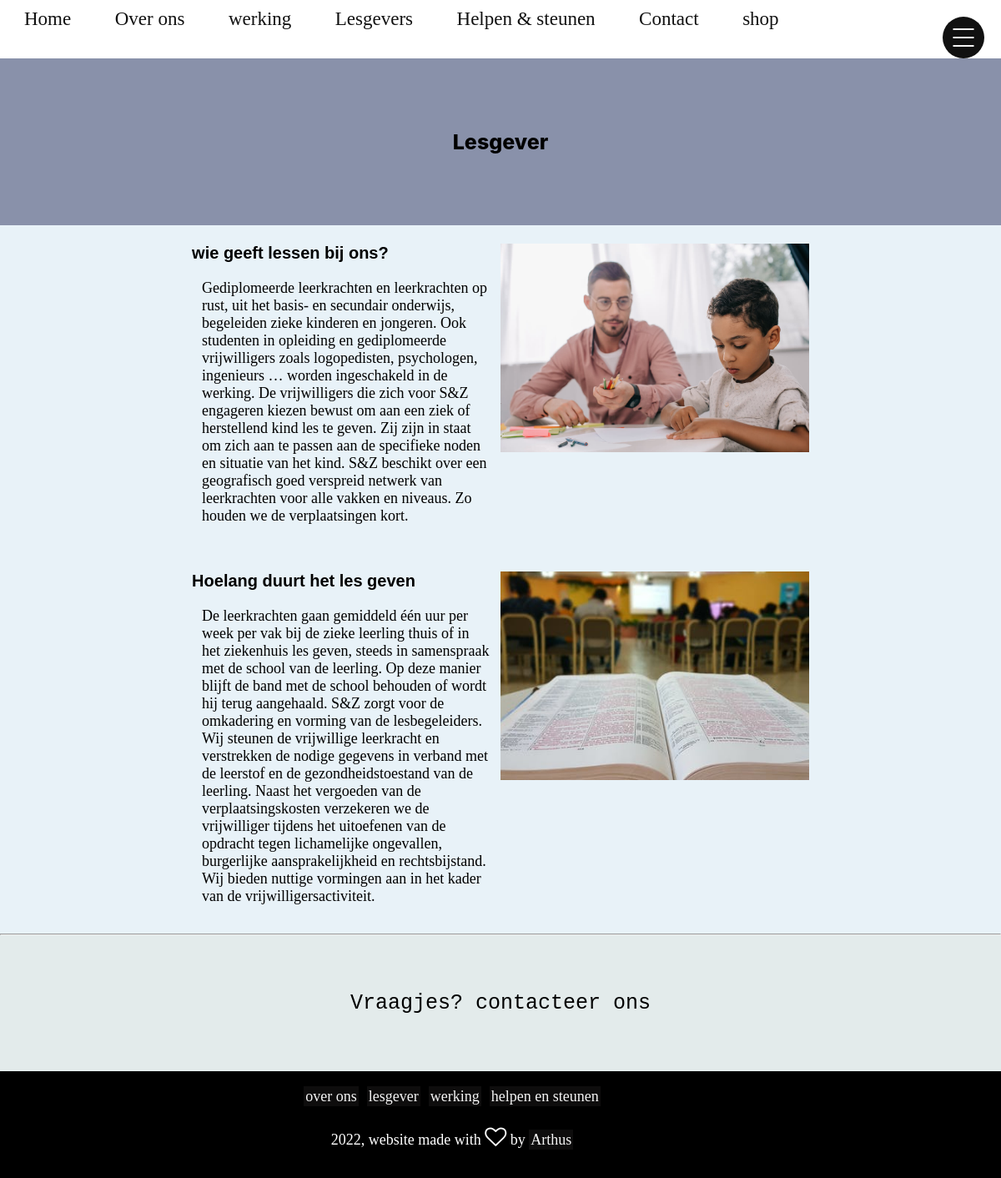
Page /lesgever.php on the committed database.
### tables this page shows
CREATE TABLE IF NOT EXISTS `lesgevers` (
  `id` int(11) NOT NULL AUTO_INCREMENT,
  `title` varchar(255) NOT NULL,
  `description` text NOT NULL,
  `pic` varchar(255) NOT NULL,
  `created` timestamp NOT NULL DEFAULT CURRENT_TIMESTAMP,
  PRIMARY KEY (`id`)
);

### lesgever.php (the view)
<?php
include ('./includes/connect.php');
include 'frontend/header.inc.php';
include_once 'frontend/menu.inc.php';
?>
    <div class="wrapper">
        <section class="OneHeader">
            <div class="box-descenter">
                <p class="vlo-center">Lesgever  </p>
            </div>
        </section>
        <section class="boxContent">
        <?php
$sql = "SELECT * FROM lesgevers ";
$result = $db->prepare($sql);
$result->execute();
$res = $result->fetchAll(PDO::FETCH_ASSOC);
 foreach ($res as $p) {
?>
           <div class="over-box">
            <article class="desciptionBox">
                <h1> <?php echo $p['title']; ?> </h1>
                <div class="contentArticle">
                    <p> <?php echo $p['description']; ?></p>
                </div>
            </article>
            <article class="imgBox">
              <img class="imgAlgemeen" src="./media-lesgever/<?php echo $p['pic']; ?>" alt="img" >
            </article>
           </div>
    <?php } ?>
        </section>
        <hr>
        <?php  include "frontend/footer.inc.php";  ?>

### css/style.css (style rules this page uses)
* { margin:0; padding: 0; box-sizing: border-box; }
body { font-size: 18px; }
h1, h2, h3, h4 { font-size: 20px; font-weight: 700; font-family: Arial, Helvetica, sans-serif; margin-bottom: 0.5rem; }
img { width:100%; height: auto; }
div.wrapper { width:100%; max-height: auto; background-color: #eceff0c5; }
section { margin:0; }
.OneHeader { background-color: #8991aa; font-family: 'Times New Roman', Times, serif; font-size: 20px; width: 100%; height: 200Px; display: flex; justify-content: center; align-items: center; }
.box-descenter { padding-left: auto; padding-right: auto; width:60%; display: flex; justify-content: center; }
p.vlo-center { padding: 0.9rem; font-size: 25px; font-family: -apple-system, BlinkMacSystemFont, 'Segoe UI', Roboto, Oxygen, Ubuntu, Cantarell, 'Open Sans', 'Helvetica Neue', sans-serif; font-weight: 800; }

### css/style-all.css (style rules this page uses)
section.boxContent { height:auto; background-color: #e8f2f8; }
div.over-box { display: flex; flex-direction: row; flex-wrap: wrap; justify-content: center; padding:22px; }
.desciptionBox, .imgBox { width: 32%; max-height: auto; }
div.contentArticle { padding:12px; }
.imgAlgemeen { width: 100%; height: 250px; object-fit: cover; }

### rows in the picture
lesgevers: title "wie geeft lessen bij ons?", description "Gediplomeerde leerkrachten en leerkrachten op rust, uit het basis- en secundair onderwijs, begeleiden zieke kinderen en jongeren. Ook studenten in opleiding en gediplomeerde vrijwilligers zoals logopedisten, psychologen, ingenieurs … worden ingeschakeld in de werking. De vrijwilligers die zich voor S&Z engageren kiezen bewust om aan een ziek of herstellend kind les te geven. Zij zijn in staat om zich aan te passen aan de specifieke noden en situatie van het kind. S&Z beschikt over een geografisch goed verspreid netwerk van leerkrachten voor alle vakken en niveaus. Zo houden we de verplaatsingen kort.", pic (picture)
lesgevers: title "Hoelang duurt het les geven", description "De leerkrachten gaan gemiddeld één uur per week per vak bij de zieke leerling thuis of in het ziekenhuis les geven, steeds in samenspraak met de school van de leerling. Op deze manier blijft de band met de school behouden of wordt hij terug aangehaald. S&Z zorgt voor de omkadering en vorming van de lesbegeleiders. Wij steunen de vrijwillige leerkracht en verstrekken de nodige gegevens in verband met de leerstof en de gezondheidstoestand van de leerling. Naast het vergoeden van de verplaatsingskosten verzekeren we de vrijwilliger tijdens het uitoefenen van de opdracht tegen lichamelijke ongevallen, burgerlijke aansprakelijkheid en rechtsbijstand. Wij bieden nuttige vormingen aan in het kader…", pic (picture)
